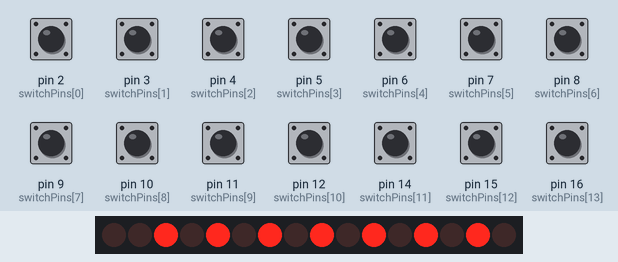
Bench run of a sketch on a simulated Arduino Uno, built with avr-gcc and run on an emulated ATmega328P. Shown: 16 shift-register outputs drawn as a row of LEDs (first output left, lit = HIGH). Wiring (inferred from the names in the program): 2 × shift register (74HC595): data pin 19; shift clock pin 18; latch pin 17. Wiring (inferred from the signals the program sends): row of LEDs: on Q0, Q1, Q2, Q3, Q4, Q5, Q6, Q7, Q8, Q9, Q10, Q11, Q12, Q13, Q14, Q15. The inputs (shaded band) are chosen by the test bench; at power-on: pin 2 (switchPins[0]), pin 3 (switchPins[1]), pin 4 (switchPins[2]), pin 5 (switchPins[3]), pin 6 (switchPins[4]), pin 7 (switchPins[5]), pin 8 (switchPins[6]), pin 9 (switchPins[7]), pin 10 (switchPins[8]), pin 11 (switchPins[9]), pin 12 (switchPins[10]), pin 14 (switchPins[11]), pin 15 (switchPins[12]), pin 16 (switchPins[13]) HIGH.

Above: at 1.8 s.
1.9 s: pin 2 (switchPins[0]) pulled LOW for 0.6 s
At 2.4 s:
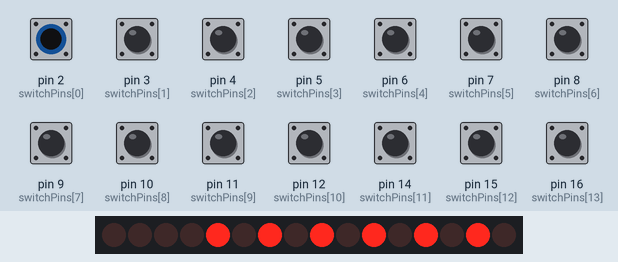
4.0 s: pin 3 (switchPins[1]) pulled LOW for 0.6 s
At 4.8 s:
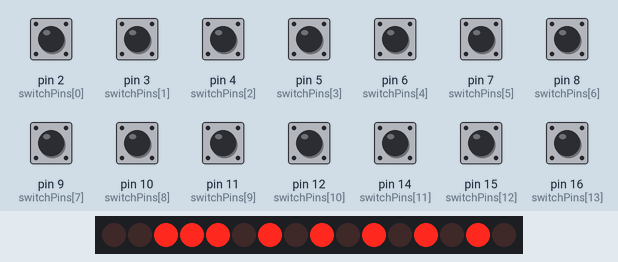
6.5 s: pin 4 (switchPins[2]) pulled LOW for 0.6 s
At 6.8 s:
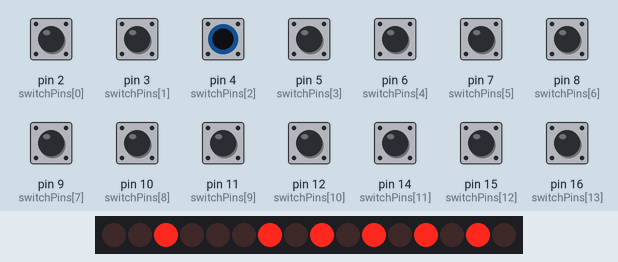
9.0 s: pin 5 (switchPins[3]) pulled LOW for 0.6 s
At 9.8 s:
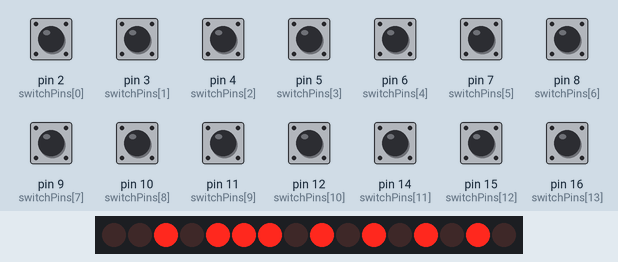
11.5 s: pin 6 (switchPins[4]) pulled LOW for 0.6 s
At 11.9 s:
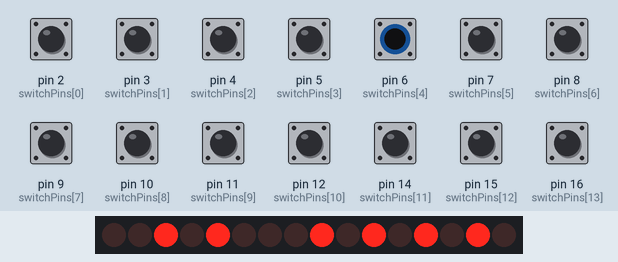
14.0 s: pin 7 (switchPins[5]) pulled LOW for 0.6 s
At 14.8 s:
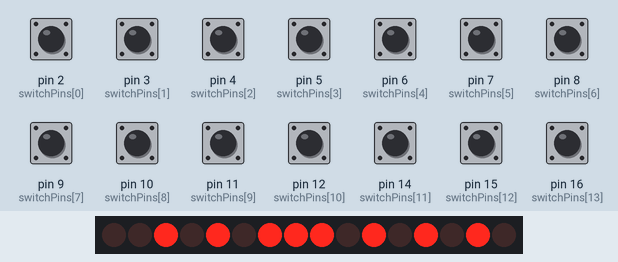
Timing chart, 0 to 17.0 s (numbered marks = the images above; inputs shaded):
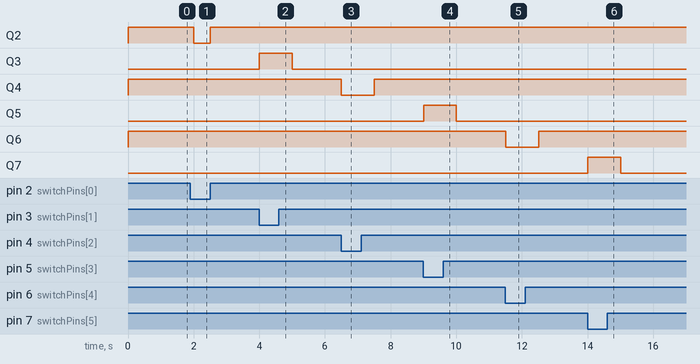

The sketch:

DogFoodCounter.ino
```cpp
#define SWITCH_PINS 14

int switchPins [SWITCH_PINS] = {2, 3, 4, 5, 6, 7, 8, 9, 10, 11, 12, 14, 15, 16};
uint16_t state = 0;

int latchPin = 17;
int clockPin = 18;
int dataPin = 19;

void setup() {
  pinMode(latchPin, OUTPUT);
  pinMode(clockPin, OUTPUT);
  pinMode(dataPin, OUTPUT);
  for (int i = 0; i < SWITCH_PINS; i++) {
    pinMode(switchPins[i], INPUT_PULLUP);
  }
}

void loop() {
  updateState();
  updateLights();
  delay(500);
}

void updateState() {
  state = getSwitchState(0);
  for (int i = 1; i < 7; i++) {
    state = state << 2;
    state += getSwitchState(i);
  }
}

uint16_t getSwitchState(int dayIndex) {
  if (digitalRead(switchPins[dayIndex * 2]) == 0) {
    return 0;
  }
  else if (digitalRead(switchPins[dayIndex * 2 + 1]) == 0) {
    return 3;
  }
  else {
    return 2;
  }
}

void updateLights() {
  digitalWrite(latchPin, LOW);
  shiftOut(dataPin, clockPin, LSBFIRST, state);
  shiftOut(dataPin, clockPin, LSBFIRST, state >> 8);
  digitalWrite(latchPin, HIGH);
}
```

Measured:
- after the input at 1.9 s, Q2: HIGH → LOW after 0.10 s, → HIGH 0.50 s later
- after the input at 4.0 s, Q3: LOW → HIGH at once, → LOW 1.0 s later
- after the input at 6.5 s, Q4: HIGH → LOW at once, → HIGH 1.0 s later
- after the input at 9.0 s, Q5: LOW → HIGH at once, → LOW 1.0 s later
- after the input at 11.5 s, Q6: HIGH → LOW at once, → HIGH 1.0 s later
- after the input at 14.0 s, Q7: LOW → HIGH at once, → LOW 1.0 s later
